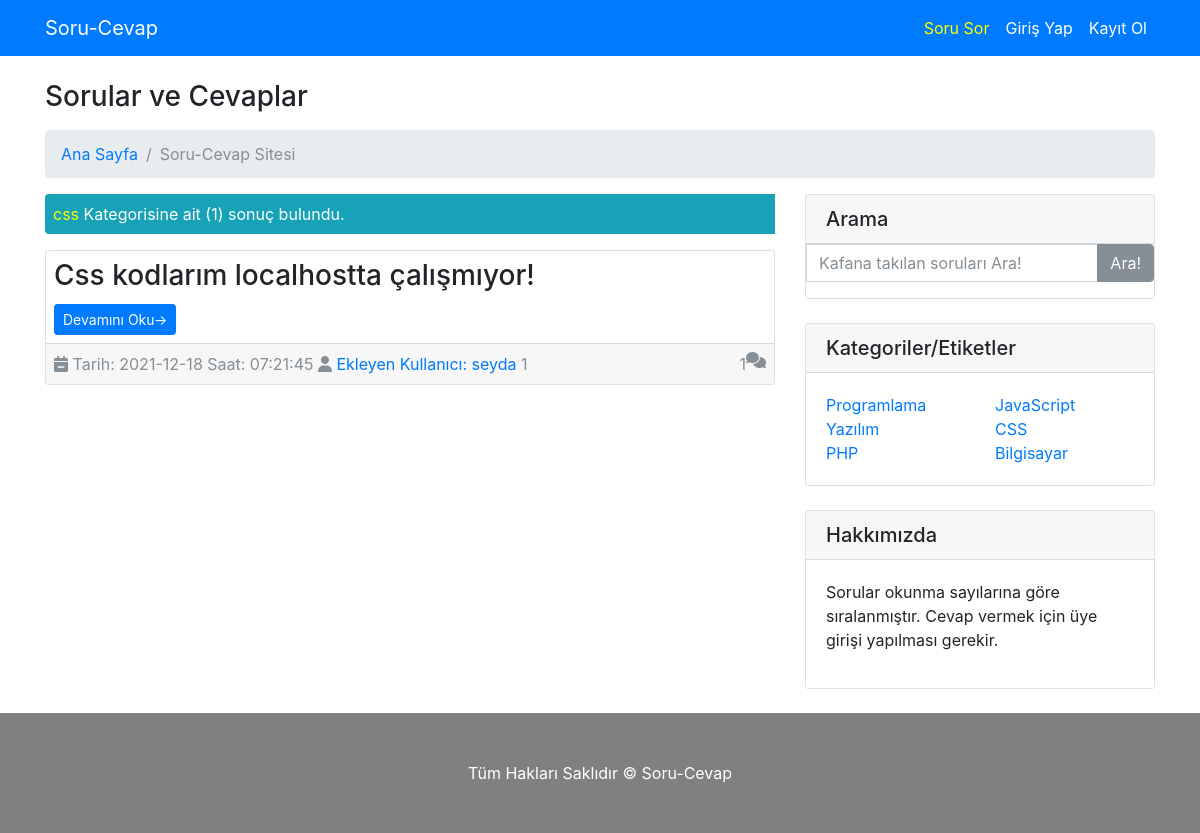
Page /etiket/css on the committed database.
### tables this page shows
CREATE TABLE `sorular` (
  `soru_id` int(11) NOT NULL,
  `soru_baslik` varchar(200) NOT NULL,
  `soru_aciklama` text NOT NULL,
  `soru_ekleyen` int(11) DEFAULT NULL,
  `soru_sef` varchar(200) NOT NULL,
  `soru_etiket` varchar(200) NOT NULL,
  `soru_hit` int(11) NOT NULL DEFAULT 0 COMMENT 'Sorunun okunma sayısı',
  `soru_tarih` timestamp NOT NULL DEFAULT current_timestamp()
);

CREATE TABLE `kullanicilar` (
  `kullanici_id` int(11) NOT NULL,
  `kullanici_adi` varchar(200) NOT NULL,
  `kullanici_sifre` varchar(200) NOT NULL,
  `kullanici_eposta` varchar(200) NOT NULL,
  `kullanici_resim` varchar(300) DEFAULT NULL,
  `kullanici_ip` varchar(200) DEFAULT NULL,
  `kullanici_hakkinda` varchar(500) DEFAULT NULL
);

### sistem/fonksiyon.php (called while the page is built, shortened)
<?php
  function pre($deger){
      global $db;
      return $db->prepare($deger);
  }
  function all($deger){
    return $deger->fetchall(PDO::FETCH_ASSOC);
}
  function g($par) {
    return $_GET[$par];
  }
?>

### tema/etiket.php (the view, shortened to what this page needs)
<?php
  $link = g("link");
  $sayfa = @g("s") ? g("s") : 1;
  $sayi = pre("select soru_id from sorular
    inner join kullanicilar on kullanicilar.kullanici_id = sorular.soru_ekleyen
    where soru_baslik like ?
    order by soru_id desc
  ");
  $sayi->execute(["%".$link."%"]);
  $say = $sayi->rowcount();
  $limit = 3;
  $baslangic = $sayfa*$limit - $limit;
  $query=pre("select * from sorular
    inner join kullanicilar on kullanicilar.kullanici_id = sorular.soru_ekleyen
    where soru_baslik like ?
    order by soru_id desc
    limit $baslangic,$limit
  ");
  $query->execute(["%".$link."%"]);
  $liste=all($query);
  $kontrol= $query->rowCount();
  if($kontrol){
    ?>
    <span class="d-block bg-info p-2 mb-3 text-white rounded-left">
    <span style="color:yellow"><?php echo $link;?></span> Kategorisine ait (<?php echo $say;?>) sonuç bulundu.
    </span>
    <?php
    foreach($liste as $row){
      $cevap = pre("select * from cevaplar where cevap_soru_id=?");
      $cevap->execute(array($row["soru_id"]));
      $x= $cevap->rowcount();
      ?>
      <div class="card mb-4">
            <div class="card-body p-2">
              <h3 class="card-title"><?php echo $row["soru_baslik"];?></h3>
              <a href="/<?php echo $row["soru_sef"];?>.html" class="btn btn-primary btn-sm">Devamını Oku&rarr;</a>
            </div>
            <div class="card-footer text-muted p-2">
            <i class="fas fa-calendar-minus"></i>
            <?php
              $zaman= explode(" ",$row["soru_tarih"]);
              echo "Tarih: ".$zaman[0]."  Saat: ".$zaman[1];
            ?>
              <i class="fas fa-user"></i>
              <a href="?do=profil&link=<?php echo $row["kullanici_adi"];?>"><?php echo " Ekleyen Kullanıcı: ".$row["kullanici_adi"] ?></a>
              <?php echo $row["soru_hit"];?>
              <i class="fas fa-comments float-right"></i>
              <span class="float-right"><?php echo $x; ?></span>
            </div>
        </div>
      <?php
    }
      ?>
      <?php
  }else{
    echo '<div class="alert alert-primary">Henüz Hiç Soru Sorulmamış...</div>';
  };
?>

### rows in the picture
sorular: soru_baslik "Css kodlarım localhostta çalışmıyor!", soru_tarih "2021-12-18", soru_tarih "07:21:45", kullanicilar.kullanici_adi "seyda", soru_hit "1", x "1"

### other values in the picture
$link "css"
$say "1"
